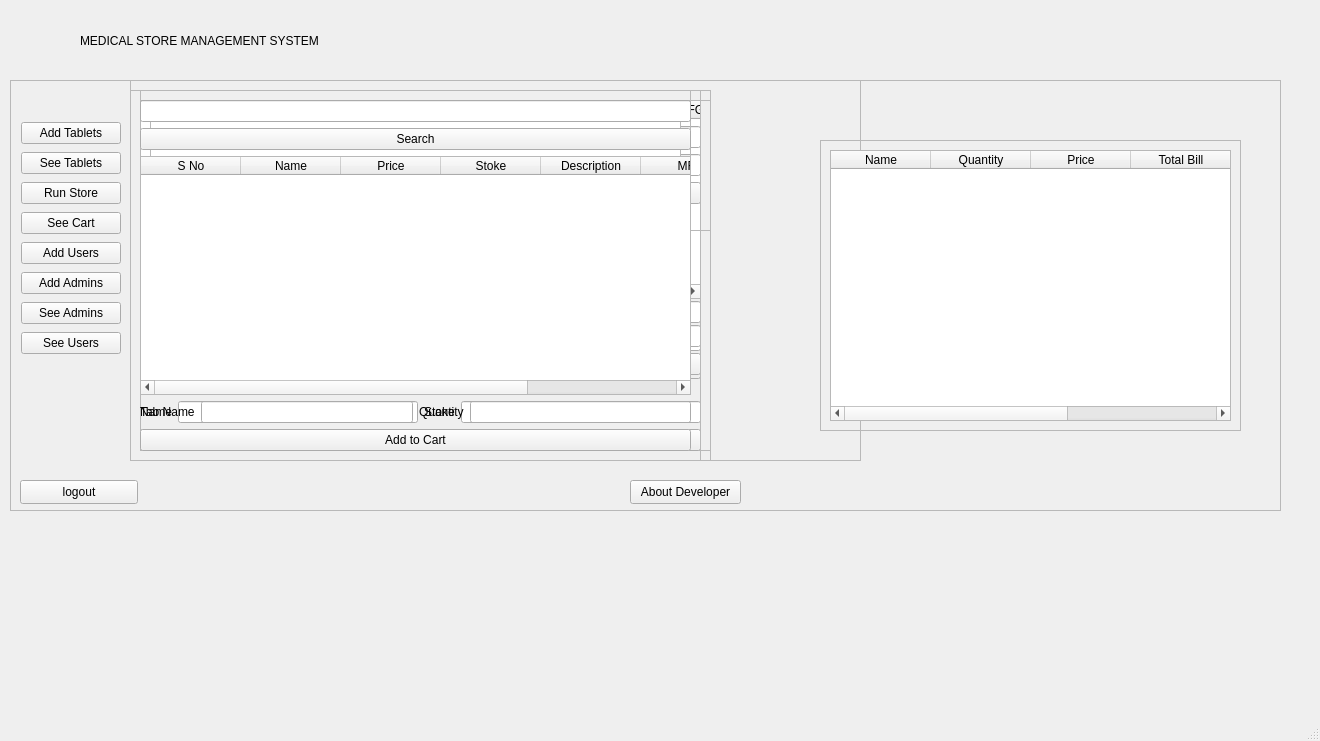
<?xml version="1.0" encoding="UTF-8"?>
<ui version="4.0">
 <class>MainWindow</class>
 <widget class="QMainWindow" name="MainWindow">
  <property name="geometry">
   <rect>
    <x>0</x>
    <y>0</y>
    <width>1320</width>
    <height>741</height>
   </rect>
  </property>
  <property name="sizePolicy">
   <sizepolicy hsizetype="Fixed" vsizetype="Fixed">
    <horstretch>0</horstretch>
    <verstretch>0</verstretch>
   </sizepolicy>
  </property>
  <property name="minimumSize">
   <size>
    <width>763</width>
    <height>550</height>
   </size>
  </property>
  <property name="maximumSize">
   <size>
    <width>10000</width>
    <height>10000</height>
   </size>
  </property>
  <property name="windowTitle">
   <string>MEDICAL STORE</string>
  </property>
  <property name="windowIcon">
   <iconset resource="dev_pic.qrc">
    <normaloff>:/img/pharmacy.png</normaloff>:/img/pharmacy.png</iconset>
  </property>
  <widget class="QWidget" name="centralwidget">
   <widget class="QLabel" name="title">
    <property name="geometry">
     <rect>
      <x>80</x>
      <y>0</y>
      <width>611</width>
      <height>81</height>
     </rect>
    </property>
    <property name="styleSheet">
     <string notr="true">font: 26pt &quot;Fira Sans&quot;;</string>
    </property>
    <property name="text">
     <string>MEDICAL STORE MANAGEMENT SYSTEM</string>
    </property>
   </widget>
   <widget class="QWidget" name="layoutWidget">
    <property name="geometry">
     <rect>
      <x>260</x>
      <y>140</y>
      <width>211</width>
      <height>86</height>
     </rect>
    </property>
    <layout class="QVBoxLayout" name="verticalLayout">
     <item>
      <widget class="QPushButton" name="Admin">
       <property name="text">
        <string>ADMIN LOGIN</string>
       </property>
      </widget>
     </item>
     <item>
      <widget class="QPushButton" name="User">
       <property name="text">
        <string>USER LOGIN</string>
       </property>
      </widget>
     </item>
    </layout>
   </widget>
   <widget class="QFrame" name="Admin_Page">
    <property name="enabled">
     <bool>true</bool>
    </property>
    <property name="geometry">
     <rect>
      <x>140</x>
      <y>120</y>
      <width>451</width>
      <height>111</height>
     </rect>
    </property>
    <property name="frameShape">
     <enum>QFrame::StyledPanel</enum>
    </property>
    <property name="frameShadow">
     <enum>QFrame::Raised</enum>
    </property>
    <layout class="QVBoxLayout" name="verticalLayout_12">
     <item>
      <layout class="QVBoxLayout" name="verticalLayout_7">
       <item>
        <layout class="QHBoxLayout" name="horizontalLayout_2">
         <item>
          <layout class="QVBoxLayout" name="verticalLayout_5">
           <item>
            <widget class="QLabel" name="User_Name">
             <property name="text">
              <string>Username</string>
             </property>
             <property name="buddy">
              <cstring>Admin_user_Edit</cstring>
             </property>
            </widget>
           </item>
           <item>
            <widget class="QLabel" name="Password">
             <property name="text">
              <string>Password</string>
             </property>
             <property name="buddy">
              <cstring>Admin_Pass_Edit</cstring>
             </property>
            </widget>
           </item>
          </layout>
         </item>
         <item>
          <layout class="QVBoxLayout" name="verticalLayout_6">
           <item>
            <widget class="QLineEdit" name="Admin_user_Edit">
             <property name="styleSheet">
              <string notr="true">border-width : 1px;
	border-style : solid;
	border-colorr : black;</string>
             </property>
            </widget>
           </item>
           <item>
            <widget class="QLineEdit" name="Admin_Pass_Edit">
             <property name="styleSheet">
              <string notr="true">border-width : 1px;
	border-style : solid;
	border-colorr : black;</string>
             </property>
             <property name="echoMode">
              <enum>QLineEdit::Password</enum>
             </property>
            </widget>
           </item>
          </layout>
         </item>
        </layout>
       </item>
       <item>
        <widget class="QPushButton" name="Admin_Login">
         <property name="text">
          <string>Login</string>
         </property>
        </widget>
       </item>
      </layout>
     </item>
    </layout>
   </widget>
   <widget class="QFrame" name="Admin_Portal">
    <property name="enabled">
     <bool>true</bool>
    </property>
    <property name="geometry">
     <rect>
      <x>10</x>
      <y>80</y>
      <width>1271</width>
      <height>431</height>
     </rect>
    </property>
    <property name="frameShape">
     <enum>QFrame::StyledPanel</enum>
    </property>
    <property name="frameShadow">
     <enum>QFrame::Raised</enum>
    </property>
    <widget class="QFrame" name="add_tablets">
     <property name="enabled">
      <bool>true</bool>
     </property>
     <property name="geometry">
      <rect>
       <x>130</x>
       <y>10</y>
       <width>571</width>
       <height>361</height>
      </rect>
     </property>
     <property name="frameShape">
      <enum>QFrame::StyledPanel</enum>
     </property>
     <property name="frameShadow">
      <enum>QFrame::Raised</enum>
     </property>
     <layout class="QVBoxLayout" name="verticalLayout_14">
      <item>
       <layout class="QVBoxLayout" name="verticalLayout_11">
        <item>
         <layout class="QHBoxLayout" name="horizontalLayout">
          <item>
           <layout class="QVBoxLayout" name="verticalLayout_3">
            <item>
             <widget class="QLabel" name="label">
              <property name="text">
               <string>S.no</string>
              </property>
             </widget>
            </item>
            <item>
             <widget class="QLabel" name="label_1">
              <property name="text">
               <string>Name</string>
              </property>
             </widget>
            </item>
            <item>
             <widget class="QLabel" name="label_7">
              <property name="text">
               <string>Price</string>
              </property>
             </widget>
            </item>
            <item>
             <widget class="QLabel" name="label_2">
              <property name="text">
               <string>Stoke</string>
              </property>
             </widget>
            </item>
            <item>
             <widget class="QLabel" name="label_4">
              <property name="text">
               <string>Description</string>
              </property>
             </widget>
            </item>
            <item>
             <widget class="QLabel" name="label_5">
              <property name="text">
               <string>MFG</string>
              </property>
             </widget>
            </item>
            <item>
             <widget class="QLabel" name="label_6">
              <property name="text">
               <string>EXP</string>
              </property>
             </widget>
            </item>
           </layout>
          </item>
          <item>
           <layout class="QVBoxLayout" name="verticalLayout_4">
            <item>
             <widget class="QLineEdit" name="S_No">
              <property name="styleSheet">
               <string notr="true"/>
              </property>
             </widget>
            </item>
            <item>
             <widget class="QLineEdit" name="tab_Name">
              <property name="styleSheet">
               <string notr="true"/>
              </property>
             </widget>
            </item>
            <item>
             <widget class="QLineEdit" name="tab_Price">
              <property name="styleSheet">
               <string notr="true"/>
              </property>
             </widget>
            </item>
            <item>
             <widget class="QLineEdit" name="tab_stoke">
              <property name="styleSheet">
               <string notr="true"/>
              </property>
             </widget>
            </item>
            <item>
             <widget class="QLineEdit" name="tab_Desc">
              <property name="styleSheet">
               <string notr="true"/>
              </property>
             </widget>
            </item>
            <item>
             <widget class="QLineEdit" name="tab_MFG">
              <property name="styleSheet">
               <string notr="true"/>
              </property>
             </widget>
            </item>
            <item>
             <widget class="QLineEdit" name="tab_EXP">
              <property name="styleSheet">
               <string notr="true"/>
              </property>
             </widget>
            </item>
           </layout>
          </item>
         </layout>
        </item>
        <item>
         <widget class="QPushButton" name="Add_Tab_Info">
          <property name="text">
           <string>Submit</string>
          </property>
         </widget>
        </item>
       </layout>
      </item>
     </layout>
    </widget>
    <widget class="QWidget" name="layoutWidget">
     <property name="geometry">
      <rect>
       <x>11</x>
       <y>40</y>
       <width>100</width>
       <height>236</height>
      </rect>
     </property>
     <layout class="QVBoxLayout" name="verticalLayout_2">
      <item>
       <widget class="QPushButton" name="Add_Tablets">
        <property name="text">
         <string>Add Tablets</string>
        </property>
       </widget>
      </item>
      <item>
       <widget class="QPushButton" name="See_Tabs">
        <property name="enabled">
         <bool>true</bool>
        </property>
        <property name="text">
         <string>See Tablets</string>
        </property>
       </widget>
      </item>
      <item>
       <widget class="QPushButton" name="Run_Store">
        <property name="text">
         <string>Run Store</string>
        </property>
       </widget>
      </item>
      <item>
       <widget class="QPushButton" name="See_Cart_Button">
        <property name="text">
         <string>See Cart</string>
        </property>
       </widget>
      </item>
      <item>
       <widget class="QPushButton" name="Add_Users_Button">
        <property name="text">
         <string>Add Users</string>
        </property>
       </widget>
      </item>
      <item>
       <widget class="QPushButton" name="Add_Admins">
        <property name="text">
         <string>Add Admins</string>
        </property>
       </widget>
      </item>
      <item>
       <widget class="QPushButton" name="See_Admins">
        <property name="text">
         <string>See Admins</string>
        </property>
       </widget>
      </item>
      <item>
       <widget class="QPushButton" name="See_Users">
        <property name="text">
         <string>See Users</string>
        </property>
       </widget>
      </item>
     </layout>
    </widget>
    <widget class="QFrame" name="Add_Users_Page">
     <property name="enabled">
      <bool>true</bool>
     </property>
     <property name="geometry">
      <rect>
       <x>130</x>
       <y>20</y>
       <width>571</width>
       <height>131</height>
      </rect>
     </property>
     <property name="frameShape">
      <enum>QFrame::StyledPanel</enum>
     </property>
     <property name="frameShadow">
      <enum>QFrame::Raised</enum>
     </property>
     <layout class="QVBoxLayout" name="verticalLayout_10">
      <item>
       <layout class="QVBoxLayout" name="verticalLayout_15">
        <item>
         <layout class="QHBoxLayout" name="horizontalLayout_5">
          <item>
           <layout class="QVBoxLayout" name="verticalLayout_16">
            <item>
             <widget class="QLabel" name="add_User_2">
              <property name="text">
               <string>Username</string>
              </property>
             </widget>
            </item>
            <item>
             <widget class="QLabel" name="add_Pass_2">
              <property name="text">
               <string>Password</string>
              </property>
             </widget>
            </item>
           </layout>
          </item>
          <item>
           <layout class="QVBoxLayout" name="verticalLayout_17">
            <item>
             <widget class="QLineEdit" name="Add_User_Edit"/>
            </item>
            <item>
             <widget class="QLineEdit" name="Add_Pass_Edit">
              <property name="echoMode">
               <enum>QLineEdit::Password</enum>
              </property>
             </widget>
            </item>
           </layout>
          </item>
         </layout>
        </item>
        <item>
         <widget class="QPushButton" name="Submit_User_Info">
          <property name="text">
           <string>Submit User Data</string>
          </property>
         </widget>
        </item>
       </layout>
      </item>
     </layout>
    </widget>
    <widget class="QFrame" name="See_Tablets">
     <property name="enabled">
      <bool>true</bool>
     </property>
     <property name="geometry">
      <rect>
       <x>120</x>
       <y>10</y>
       <width>581</width>
       <height>371</height>
      </rect>
     </property>
     <property name="frameShape">
      <enum>QFrame::StyledPanel</enum>
     </property>
     <property name="frameShadow">
      <enum>QFrame::Raised</enum>
     </property>
     <layout class="QVBoxLayout" name="verticalLayout_18">
      <item>
       <layout class="QVBoxLayout" name="verticalLayout_9">
        <item>
         <widget class="QTableWidget" name="show_Tab">
          <column>
           <property name="text">
            <string>S No</string>
           </property>
          </column>
          <column>
           <property name="text">
            <string>Name</string>
           </property>
          </column>
          <column>
           <property name="text">
            <string>Price</string>
           </property>
          </column>
          <column>
           <property name="text">
            <string>Stoke</string>
           </property>
          </column>
          <column>
           <property name="text">
            <string>Description</string>
           </property>
          </column>
          <column>
           <property name="text">
            <string>MFG</string>
           </property>
          </column>
          <column>
           <property name="text">
            <string>EXP</string>
           </property>
          </column>
         </widget>
        </item>
        <item>
         <widget class="QLabel" name="del_Tab">
          <property name="text">
           <string>Enter S_No to Delete Tab Info</string>
          </property>
         </widget>
        </item>
        <item>
         <widget class="QLineEdit" name="Choose_Del_Tab"/>
        </item>
        <item>
         <widget class="QPushButton" name="Push_Del_Tab">
          <property name="text">
           <string>Delete Tab</string>
          </property>
         </widget>
        </item>
        <item>
         <widget class="QLabel" name="label_15">
          <property name="text">
           <string>Update/Add Stoke</string>
          </property>
         </widget>
        </item>
        <item>
         <layout class="QHBoxLayout" name="horizontalLayout_8">
          <item>
           <layout class="QHBoxLayout" name="horizontalLayout_3">
            <item>
             <widget class="QLabel" name="label_16">
              <property name="text">
               <string>Name</string>
              </property>
             </widget>
            </item>
            <item>
             <widget class="QLineEdit" name="stoke_tab_Name"/>
            </item>
           </layout>
          </item>
          <item>
           <layout class="QHBoxLayout" name="horizontalLayout_7">
            <item>
             <widget class="QLabel" name="label_17">
              <property name="text">
               <string>Stoke</string>
              </property>
             </widget>
            </item>
            <item>
             <widget class="QLineEdit" name="input_Stoke"/>
            </item>
           </layout>
          </item>
         </layout>
        </item>
        <item>
         <widget class="QPushButton" name="Update_Stoke">
          <property name="text">
           <string>Add Stoke</string>
          </property>
         </widget>
        </item>
       </layout>
      </item>
     </layout>
    </widget>
    <widget class="QFrame" name="See_Users_Frame">
     <property name="geometry">
      <rect>
       <x>130</x>
       <y>10</y>
       <width>551</width>
       <height>295</height>
      </rect>
     </property>
     <property name="frameShape">
      <enum>QFrame::StyledPanel</enum>
     </property>
     <property name="frameShadow">
      <enum>QFrame::Raised</enum>
     </property>
     <layout class="QVBoxLayout" name="verticalLayout_28">
      <item>
       <layout class="QVBoxLayout" name="verticalLayout_13">
        <item>
         <widget class="QTableWidget" name="Show_Users">
          <column>
           <property name="text">
            <string>ID</string>
           </property>
          </column>
          <column>
           <property name="text">
            <string>            UserName         </string>
           </property>
          </column>
          <column>
           <property name="text">
            <string>Password</string>
           </property>
          </column>
         </widget>
        </item>
        <item>
         <widget class="QLabel" name="label_8">
          <property name="text">
           <string>Enter ID to Delete User</string>
          </property>
         </widget>
        </item>
        <item>
         <widget class="QLineEdit" name="del_User_Edit"/>
        </item>
        <item>
         <widget class="QPushButton" name="pushDel_User">
          <property name="text">
           <string>Delete User</string>
          </property>
         </widget>
        </item>
       </layout>
      </item>
     </layout>
    </widget>
    <widget class="QFrame" name="User_Page">
     <property name="geometry">
      <rect>
       <x>120</x>
       <y>-30</y>
       <width>731</width>
       <height>411</height>
      </rect>
     </property>
     <property name="frameShape">
      <enum>QFrame::StyledPanel</enum>
     </property>
     <property name="frameShadow">
      <enum>QFrame::Raised</enum>
     </property>
    </widget>
    <widget class="QFrame" name="Add_Admins_Page">
     <property name="enabled">
      <bool>true</bool>
     </property>
     <property name="geometry">
      <rect>
       <x>130</x>
       <y>20</y>
       <width>571</width>
       <height>131</height>
      </rect>
     </property>
     <property name="toolTip">
      <string>&lt;html&gt;&lt;head/&gt;&lt;body&gt;&lt;p&gt;Add Admin Info&lt;/p&gt;&lt;/body&gt;&lt;/html&gt;</string>
     </property>
     <property name="frameShape">
      <enum>QFrame::StyledPanel</enum>
     </property>
     <property name="frameShadow">
      <enum>QFrame::Raised</enum>
     </property>
     <layout class="QVBoxLayout" name="verticalLayout_8">
      <item>
       <layout class="QVBoxLayout" name="verticalLayout_23">
        <item>
         <layout class="QHBoxLayout" name="horizontalLayout_6">
          <item>
           <layout class="QVBoxLayout" name="verticalLayout_24">
            <item>
             <widget class="QLabel" name="add_User_3">
              <property name="text">
               <string>Username</string>
              </property>
             </widget>
            </item>
            <item>
             <widget class="QLabel" name="add_Pass_3">
              <property name="text">
               <string>Password</string>
              </property>
             </widget>
            </item>
           </layout>
          </item>
          <item>
           <layout class="QVBoxLayout" name="verticalLayout_25">
            <item>
             <widget class="QLineEdit" name="Admin_User_Save"/>
            </item>
            <item>
             <widget class="QLineEdit" name="Admin_Pass_Save"/>
            </item>
           </layout>
          </item>
         </layout>
        </item>
        <item>
         <widget class="QPushButton" name="Submit_Admin_Info">
          <property name="text">
           <string>Submit Admin Data</string>
          </property>
         </widget>
        </item>
       </layout>
      </item>
     </layout>
    </widget>
    <widget class="QPushButton" name="back_to_login">
     <property name="geometry">
      <rect>
       <x>10</x>
       <y>400</y>
       <width>118</width>
       <height>24</height>
      </rect>
     </property>
     <property name="text">
      <string>logout</string>
     </property>
    </widget>
    <widget class="QFrame" name="See_Cart">
     <property name="geometry">
      <rect>
       <x>810</x>
       <y>60</y>
       <width>421</width>
       <height>291</height>
      </rect>
     </property>
     <property name="frameShape">
      <enum>QFrame::StyledPanel</enum>
     </property>
     <property name="frameShadow">
      <enum>QFrame::Raised</enum>
     </property>
     <layout class="QVBoxLayout" name="verticalLayout_31">
      <item>
       <widget class="QTableWidget" name="cart_Table">
        <column>
         <property name="text">
          <string>Name</string>
         </property>
        </column>
        <column>
         <property name="text">
          <string>Quantity</string>
         </property>
        </column>
        <column>
         <property name="text">
          <string>Price</string>
         </property>
        </column>
        <column>
         <property name="text">
          <string>Total Bill</string>
         </property>
        </column>
        <column>
         <property name="text">
          <string>Data/Time</string>
         </property>
        </column>
       </widget>
      </item>
     </layout>
    </widget>
   </widget>
   <widget class="QPushButton" name="About_Developer">
    <property name="geometry">
     <rect>
      <x>630</x>
      <y>480</y>
      <width>111</width>
      <height>24</height>
     </rect>
    </property>
    <property name="text">
     <string>About Developer</string>
    </property>
   </widget>
   <widget class="QFrame" name="User_Login_Frame">
    <property name="geometry">
     <rect>
      <x>140</x>
      <y>110</y>
      <width>441</width>
      <height>111</height>
     </rect>
    </property>
    <property name="frameShape">
     <enum>QFrame::StyledPanel</enum>
    </property>
    <property name="frameShadow">
     <enum>QFrame::Raised</enum>
    </property>
    <layout class="QVBoxLayout" name="verticalLayout_22">
     <item>
      <layout class="QVBoxLayout" name="verticalLayout_21">
       <item>
        <layout class="QHBoxLayout" name="horizontalLayout_4">
         <item>
          <layout class="QVBoxLayout" name="verticalLayout_19">
           <item>
            <widget class="QLabel" name="label_9">
             <property name="text">
              <string>UserName</string>
             </property>
            </widget>
           </item>
           <item>
            <widget class="QLabel" name="label_10">
             <property name="text">
              <string>Password</string>
             </property>
            </widget>
           </item>
          </layout>
         </item>
         <item>
          <layout class="QVBoxLayout" name="verticalLayout_20">
           <item>
            <widget class="QLineEdit" name="Normal_User_Name">
             <property name="styleSheet">
              <string notr="true">border-width : 1px;
	border-style : solid;
	border-colorr : black;</string>
             </property>
            </widget>
           </item>
           <item>
            <widget class="QLineEdit" name="Normal_user_Pass">
             <property name="styleSheet">
              <string notr="true">border-width : 1px;
	border-style : solid;
	border-colorr : black;</string>
             </property>
             <property name="echoMode">
              <enum>QLineEdit::Password</enum>
             </property>
            </widget>
           </item>
          </layout>
         </item>
        </layout>
       </item>
       <item>
        <widget class="QPushButton" name="Normal_User_Login">
         <property name="text">
          <string>Login</string>
         </property>
        </widget>
       </item>
      </layout>
     </item>
    </layout>
   </widget>
   <widget class="QFrame" name="Show_Admin_Info">
    <property name="geometry">
     <rect>
      <x>140</x>
      <y>90</y>
      <width>551</width>
      <height>295</height>
     </rect>
    </property>
    <property name="frameShape">
     <enum>QFrame::StyledPanel</enum>
    </property>
    <property name="frameShadow">
     <enum>QFrame::Raised</enum>
    </property>
    <layout class="QVBoxLayout" name="verticalLayout_27">
     <item>
      <layout class="QVBoxLayout" name="verticalLayout_26"/>
     </item>
     <item>
      <widget class="QTableWidget" name="Admin_Tab">
       <column>
        <property name="text">
         <string>ID</string>
        </property>
       </column>
       <column>
        <property name="text">
         <string>            UserName         </string>
        </property>
       </column>
       <column>
        <property name="text">
         <string>Password</string>
        </property>
       </column>
      </widget>
     </item>
     <item>
      <widget class="QLabel" name="label_11">
       <property name="text">
        <string>Enter ID to Delete Admin</string>
       </property>
      </widget>
     </item>
     <item>
      <widget class="QLineEdit" name="del_Admin_Edit"/>
     </item>
     <item>
      <widget class="QPushButton" name="push_Del_Admin">
       <property name="text">
        <string>Delete Admin</string>
       </property>
      </widget>
     </item>
    </layout>
   </widget>
   <widget class="QFrame" name="Add_Cart">
    <property name="geometry">
     <rect>
      <x>130</x>
      <y>90</y>
      <width>571</width>
      <height>371</height>
     </rect>
    </property>
    <property name="frameShape">
     <enum>QFrame::StyledPanel</enum>
    </property>
    <property name="frameShadow">
     <enum>QFrame::Raised</enum>
    </property>
    <layout class="QVBoxLayout" name="verticalLayout_30">
     <item>
      <widget class="QLineEdit" name="Search_Tabs">
       <property name="styleSheet">
        <string notr="true"/>
       </property>
      </widget>
     </item>
     <item>
      <widget class="QPushButton" name="Push_Search">
       <property name="text">
        <string>Search</string>
       </property>
      </widget>
     </item>
     <item>
      <widget class="QTableWidget" name="show_Tab_in_Cart">
       <column>
        <property name="text">
         <string>S No</string>
        </property>
       </column>
       <column>
        <property name="text">
         <string>Name</string>
        </property>
       </column>
       <column>
        <property name="text">
         <string>Price</string>
        </property>
       </column>
       <column>
        <property name="text">
         <string>Stoke</string>
        </property>
       </column>
       <column>
        <property name="text">
         <string>Description</string>
        </property>
       </column>
       <column>
        <property name="text">
         <string>MFG</string>
        </property>
       </column>
       <column>
        <property name="text">
         <string>EXP</string>
        </property>
       </column>
      </widget>
     </item>
     <item>
      <layout class="QHBoxLayout" name="horizontalLayout_11">
       <item>
        <layout class="QHBoxLayout" name="horizontalLayout_9">
         <item>
          <widget class="QLabel" name="label_3">
           <property name="text">
            <string>Tab Name</string>
           </property>
           <property name="buddy">
            <cstring>cart_tab_name</cstring>
           </property>
          </widget>
         </item>
         <item>
          <widget class="QLineEdit" name="cart_tab_name"/>
         </item>
        </layout>
       </item>
       <item>
        <layout class="QHBoxLayout" name="horizontalLayout_10">
         <item>
          <widget class="QLabel" name="label_12">
           <property name="text">
            <string>Quantity</string>
           </property>
           <property name="buddy">
            <cstring>cart_tab_quantity</cstring>
           </property>
          </widget>
         </item>
         <item>
          <widget class="QLineEdit" name="cart_tab_quantity"/>
         </item>
        </layout>
       </item>
      </layout>
     </item>
     <item>
      <widget class="QPushButton" name="Add_to_Cart">
       <property name="text">
        <string>Add to Cart</string>
       </property>
      </widget>
     </item>
    </layout>
   </widget>
  </widget>
  <widget class="QStatusBar" name="statusbar"/>
  <widget class="QMenuBar" name="menubar">
   <property name="geometry">
    <rect>
     <x>0</x>
     <y>0</y>
     <width>1320</width>
     <height>21</height>
    </rect>
   </property>
  </widget>
 </widget>
 <resources>
  <include location="dev_pic.qrc"/>
 </resources>
 <connections/>
</ui>
